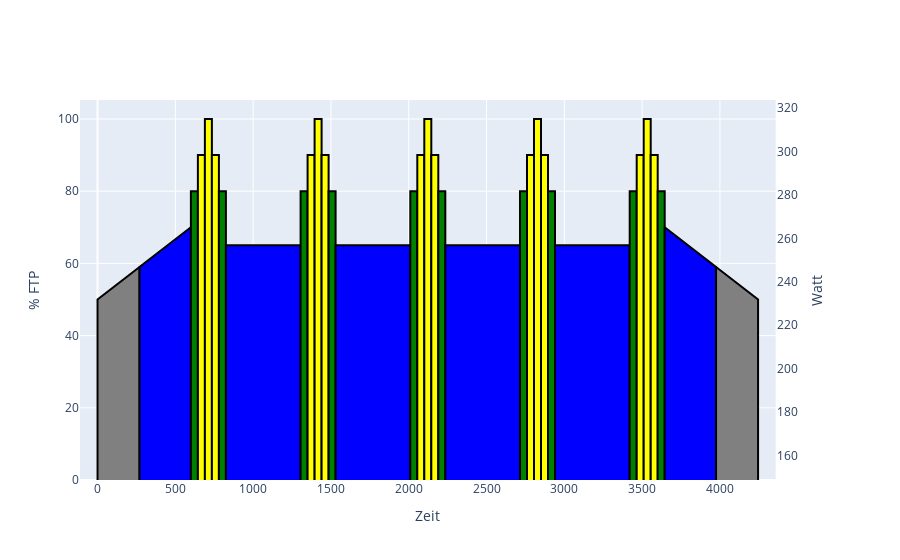

Here is the notebook cell this chart was saved with:
### Code cell
e = training('neues Workout', 'hier entseht ein neues workout')
e.add(600, [50,70])

e.add(45, 80)
e.add(45, 90)
e.add(45, 100)
e.add(45, 90)
e.add(45, 80)

for i in range(4):
    e.add(480, 65)

    e.add(45, 80)
    e.add(45, 90)
    e.add(45, 100)
    e.add(45, 90)
    e.add(45, 80)
    

e.add(600, [70,50])

e.plot()

### Figure 1 — Plotly figure (JSON) as saved in the notebook; plotly's stock layout.template omitted (floating-point values rounded to 4 significant figures)
{"data": [{"hoverinfo": "text", "marker": {"color": ["rgba(0,0,0,0)", "rgba(0,0,0,0)", "rgba(0,0,0,0)", "rgba(0,0,0,0)"]}, "mode": "markers", "showlegend": false, "text": ["ID: 0<br>270.0 sek <br>50 bis 59 % FTP<br>158 bis 186 w<br>", "ID: 0<br>270.0 sek <br>50 bis 59 % FTP<br>158 bis 186 w<br>", "ID: 0<br>270.0 sek <br>50 bis 59 % FTP<br>158 bis 186 w<br>", "ID: 0<br>270.0 sek <br>50 bis 59 % FTP<br>158 bis 186 w<br>"], "type": "scatter", "x": [135, 135, 135, 135], "y": [11.8, 23.6, 35.4, 47.2]}, {"fill": "tozeroy", "fillcolor": "grey", "hoverinfo": "text", "legendgroup": "grey", "line": {"color": "black"}, "mode": "lines", "showlegend": false, "text": "ID: 0<br>270.0 sek <br>50 bis 59 % FTP<br>158 bis 186 w<br>", "type": "scatter", "x": [0, 0, 270, 270], "xaxis": "x", "y": [0, 50, 59, 0], "yaxis": "y"}, {"hoverinfo": "none", "line": {"color": "rgba(0,0,0,0)"}, "mode": "lines", "showlegend": false, "type": "scatter", "x": [0, 270], "xaxis": "x", "y": [157.5, 185.8], "yaxis": "y2"}, {"hoverinfo": "text", "marker": {"color": ["rgba(0,0,0,0)", "rgba(0,0,0,0)", "rgba(0,0,0,0)", "rgba(0,0,0,0)"]}, "mode": "markers", "showlegend": false, "text": ["ID: 0<br>330.0 sek <br>59 bis 70 % FTP<br>186 bis 220 w<br>", "ID: 0<br>330.0 sek <br>59 bis 70 % FTP<br>186 bis 220 w<br>", "ID: 0<br>330.0 sek <br>59 bis 70 % FTP<br>186 bis 220 w<br>", "ID: 0<br>330.0 sek <br>59 bis 70 % FTP<br>186 bis 220 w<br>"], "type": "scatter", "x": [435, 435, 435, 435], "y": [14, 28, 42, 56]}, {"fill": "tozeroy", "fillcolor": "blue", "hoverinfo": "text", "legendgroup": "blue", "line": {"color": "black"}, "mode": "lines", "showlegend": false, "text": "ID: 0<br>330.0 sek <br>59 bis 70 % FTP<br>186 bis 220 w<br>", "type": "scatter", "x": [270, 270, 600, 600], "xaxis": "x", "y": [0, 59, 70, 0], "yaxis": "y"}, {"hoverinfo": "none", "line": {"color": "rgba(0,0,0,0)"}, "mode": "lines", "showlegend": false, "type": "scatter", "x": [270, 600], "xaxis": "x", "y": [185.8, 220.5], "yaxis": "y2"}, {"hoverinfo": "text", "marker": {"color": ["rgba(0,0,0,0)", "rgba(0,0,0,0)", "rgba(0,0,0,0)", "rgba(0,0,0,0)"]}, "mode": "markers", "showlegend": false, "text": ["ID: 1<br>45 sek <br>80 % FTP<br>252 w<br>", "ID: 1<br>45 sek <br>80 % FTP<br>252 w<br>", "ID: 1<br>45 sek <br>80 % FTP<br>252 w<br>", "ID: 1<br>45 sek <br>80 % FTP<br>252 w<br>"], "type": "scatter", "x": [622.5, 622.5, 622.5, 622.5], "y": [16, 32, 48, 64]}, {"fill": "tozeroy", "fillcolor": "green", "hoverinfo": "text", "legendgroup": "green", "line": {"color": "black"}, "mode": "lines", "showlegend": false, "text": "ID: 1<br>45 sek <br>80 % FTP<br>252 w<br>", "type": "scatter", "x": [600, 600, 645, 645], "xaxis": "x", "y": [0, 80, 80, 0], "yaxis": "y"}, {"hoverinfo": "none", "line": {"color": "rgba(0,0,0,0)"}, "mode": "lines", "showlegend": false, "type": "scatter", "x": [600, 645], "xaxis": "x", "y": [252, 252], "yaxis": "y2"}, {"hoverinfo": "text", "marker": {"color": ["rgba(0,0,0,0)", "rgba(0,0,0,0)", "rgba(0,0,0,0)", "rgba(0,0,0,0)"]}, "mode": "markers", "showlegend": false, "text": ["ID: 2<br>45 sek <br>90 % FTP<br>284 w<br>", "ID: 2<br>45 sek <br>90 % FTP<br>284 w<br>", "ID: 2<br>45 sek <br>90 % FTP<br>284 w<br>", "ID: 2<br>45 sek <br>90 % FTP<br>284 w<br>"], "type": "scatter", "x": [667.5, 667.5, 667.5, 667.5], "y": [18, 36, 54, 72]}, {"fill": "tozeroy", "fillcolor": "yellow", "hoverinfo": "text", "legendgroup": "yellow", "line": {"color": "black"}, "mode": "lines", "showlegend": false, "text": "ID: 2<br>45 sek <br>90 % FTP<br>284 w<br>", "type": "scatter", "x": [645, 645, 690, 690], "xaxis": "x", "y": [0, 90, 90, 0], "yaxis": "y"}, {"hoverinfo": "none", "line": {"color": "rgba(0,0,0,0)"}, "mode": "lines", "showlegend": false, "type": "scatter", "x": [645, 690], "xaxis": "x", "y": [283.5, 283.5], "yaxis": "y2"}, {"hoverinfo": "text", "marker": {"color": ["rgba(0,0,0,0)", "rgba(0,0,0,0)", "rgba(0,0,0,0)", "rgba(0,0,0,0)"]}, "mode": "markers", "showlegend": false, "text": ["ID: 3<br>45 sek <br>100 % FTP<br>315 w<br>", "ID: 3<br>45 sek <br>100 % FTP<br>315 w<br>", "ID: 3<br>45 sek <br>100 % FTP<br>315 w<br>", "ID: 3<br>45 sek <br>100 % FTP<br>315 w<br>"], "type": "scatter", "x": [712.5, 712.5, 712.5, 712.5], "y": [20, 40, 60, 80]}, {"fill": "tozeroy", "fillcolor": "yellow", "hoverinfo": "text", "legendgroup": "yellow", "line": {"color": "black"}, "mode": "lines", "showlegend": false, "text": "ID: 3<br>45 sek <br>100 % FTP<br>315 w<br>", "type": "scatter", "x": [690, 690, 735, 735], "xaxis": "x", "y": [0, 100, 100, 0], "yaxis": "y"}, {"hoverinfo": "none", "line": {"color": "rgba(0,0,0,0)"}, "mode": "lines", "showlegend": false, "type": "scatter", "x": [690, 735], "xaxis": "x", "y": [315, 315], "yaxis": "y2"}, {"hoverinfo": "text", "marker": {"color": ["rgba(0,0,0,0)", "rgba(0,0,0,0)", "rgba(0,0,0,0)", "rgba(0,0,0,0)"]}, "mode": "markers", "showlegend": false, "text": ["ID: 4<br>45 sek <br>90 % FTP<br>284 w<br>", "ID: 4<br>45 sek <br>90 % FTP<br>284 w<br>", "ID: 4<br>45 sek <br>90 % FTP<br>284 w<br>", "ID: 4<br>45 sek <br>90 % FTP<br>284 w<br>"], "type": "scatter", "x": [757.5, 757.5, 757.5, 757.5], "y": [18, 36, 54, 72]}, {"fill": "tozeroy", "fillcolor": "yellow", "hoverinfo": "text", "legendgroup": "yellow", "line": {"color": "black"}, "mode": "lines", "showlegend": false, "text": "ID: 4<br>45 sek <br>90 % FTP<br>284 w<br>", "type": "scatter", "x": [735, 735, 780, 780], "xaxis": "x", "y": [0, 90, 90, 0], "yaxis": "y"}, {"hoverinfo": "none", "line": {"color": "rgba(0,0,0,0)"}, "mode": "lines", "showlegend": false, "type": "scatter", "x": [735, 780], "xaxis": "x", "y": [283.5, 283.5], "yaxis": "y2"}, {"hoverinfo": "text", "marker": {"color": ["rgba(0,0,0,0)", "rgba(0,0,0,0)", "rgba(0,0,0,0)", "rgba(0,0,0,0)"]}, "mode": "markers", "showlegend": false, "text": ["ID: 5<br>45 sek <br>80 % FTP<br>252 w<br>", "ID: 5<br>45 sek <br>80 % FTP<br>252 w<br>", "ID: 5<br>45 sek <br>80 % FTP<br>252 w<br>", "ID: 5<br>45 sek <br>80 % FTP<br>252 w<br>"], "type": "scatter", "x": [802.5, 802.5, 802.5, 802.5], "y": [16, 32, 48, 64]}, {"fill": "tozeroy", "fillcolor": "green", "hoverinfo": "text", "legendgroup": "green", "line": {"color": "black"}, "mode": "lines", "showlegend": false, "text": "ID: 5<br>45 sek <br>80 % FTP<br>252 w<br>", "type": "scatter", "x": [780, 780, 825, 825], "xaxis": "x", "y": [0, 80, 80, 0], "yaxis": "y"}, {"hoverinfo": "none", "line": {"color": "rgba(0,0,0,0)"}, "mode": "lines", "showlegend": false, "type": "scatter", "x": [780, 825], "xaxis": "x", "y": [252, 252], "yaxis": "y2"}, {"hoverinfo": "text", "marker": {"color": ["rgba(0,0,0,0)", "rgba(0,0,0,0)", "rgba(0,0,0,0)", "rgba(0,0,0,0)"]}, "mode": "markers", "showlegend": false, "text": ["ID: 6<br>480 sek <br>65 % FTP<br>205 w<br>", "ID: 6<br>480 sek <br>65 % FTP<br>205 w<br>", "ID: 6<br>480 sek <br>65 % FTP<br>205 w<br>", "ID: 6<br>480 sek <br>65 % FTP<br>205 w<br>"], "type": "scatter", "x": [1065, 1065, 1065, 1065], "y": [13, 26, 39, 52]}, {"fill": "tozeroy", "fillcolor": "blue", "hoverinfo": "text", "legendgroup": "blue", "line": {"color": "black"}, "mode": "lines", "showlegend": false, "text": "ID: 6<br>480 sek <br>65 % FTP<br>205 w<br>", "type": "scatter", "x": [825, 825, 1305, 1305], "xaxis": "x", "y": [0, 65, 65, 0], "yaxis": "y"}, {"hoverinfo": "none", "line": {"color": "rgba(0,0,0,0)"}, "mode": "lines", "showlegend": false, "type": "scatter", "x": [825, 1305], "xaxis": "x", "y": [204.8, 204.8], "yaxis": "y2"}, {"hoverinfo": "text", "marker": {"color": ["rgba(0,0,0,0)", "rgba(0,0,0,0)", "rgba(0,0,0,0)", "rgba(0,0,0,0)"]}, "mode": "markers", "showlegend": false, "text": ["ID: 7<br>45 sek <br>80 % FTP<br>252 w<br>", "ID: 7<br>45 sek <br>80 % FTP<br>252 w<br>", "ID: 7<br>45 sek <br>80 % FTP<br>252 w<br>", "ID: 7<br>45 sek <br>80 % FTP<br>252 w<br>"], "type": "scatter", "x": [1328.0, 1328.0, 1328.0, 1328.0], "y": [16, 32, 48, 64]}, {"fill": "tozeroy", "fillcolor": "green", "hoverinfo": "text", "legendgroup": "green", "line": {"color": "black"}, "mode": "lines", "showlegend": false, "text": "ID: 7<br>45 sek <br>80 % FTP<br>252 w<br>", "type": "scatter", "x": [1305, 1305, 1350, 1350], "xaxis": "x", "y": [0, 80, 80, 0], "yaxis": "y"}, {"hoverinfo": "none", "line": {"color": "rgba(0,0,0,0)"}, "mode": "lines", "showlegend": false, "type": "scatter", "x": [1305, 1350], "xaxis": "x", "y": [252, 252], "yaxis": "y2"}, {"hoverinfo": "text", "marker": {"color": ["rgba(0,0,0,0)", "rgba(0,0,0,0)", "rgba(0,0,0,0)", "rgba(0,0,0,0)"]}, "mode": "markers", "showlegend": false, "text": ["ID: 8<br>45 sek <br>90 % FTP<br>284 w<br>", "ID: 8<br>45 sek <br>90 % FTP<br>284 w<br>", "ID: 8<br>45 sek <br>90 % FTP<br>284 w<br>", "ID: 8<br>45 sek <br>90 % FTP<br>284 w<br>"], "type": "scatter", "x": [1372.0, 1372.0, 1372.0, 1372.0], "y": [18, 36, 54, 72]}, {"fill": "tozeroy", "fillcolor": "yellow", "hoverinfo": "text", "legendgroup": "yellow", "line": {"color": "black"}, "mode": "lines", "showlegend": false, "text": "ID: 8<br>45 sek <br>90 % FTP<br>284 w<br>", "type": "scatter", "x": [1350, 1350, 1395, 1395], "xaxis": "x", "y": [0, 90, 90, 0], "yaxis": "y"}, {"hoverinfo": "none", "line": {"color": "rgba(0,0,0,0)"}, "mode": "lines", "showlegend": false, "type": "scatter", "x": [1350, 1395], "xaxis": "x", "y": [283.5, 283.5], "yaxis": "y2"}, {"hoverinfo": "text", "marker": {"color": ["rgba(0,0,0,0)", "rgba(0,0,0,0)", "rgba(0,0,0,0)", "rgba(0,0,0,0)"]}, "mode": "markers", "showlegend": false, "text": ["ID: 9<br>45 sek <br>100 % FTP<br>315 w<br>", "ID: 9<br>45 sek <br>100 % FTP<br>315 w<br>", "ID: 9<br>45 sek <br>100 % FTP<br>315 w<br>", "ID: 9<br>45 sek <br>100 % FTP<br>315 w<br>"], "type": "scatter", "x": [1418.0, 1418.0, 1418.0, 1418.0], "y": [20, 40, 60, 80]}, {"fill": "tozeroy", "fillcolor": "yellow", "hoverinfo": "text", "legendgroup": "yellow", "line": {"color": "black"}, "mode": "lines", "showlegend": false, "text": "ID: 9<br>45 sek <br>100 % FTP<br>315 w<br>", "type": "scatter", "x": [1395, 1395, 1440, 1440], "xaxis": "x", "y": [0, 100, 100, 0], "yaxis": "y"}, {"hoverinfo": "none", "line": {"color": "rgba(0,0,0,0)"}, "mode": "lines", "showlegend": false, "type": "scatter", "x": [1395, 1440], "xaxis": "x", "y": [315, 315], "yaxis": "y2"}, {"hoverinfo": "text", "marker": {"color": ["rgba(0,0,0,0)", "rgba(0,0,0,0)", "rgba(0,0,0,0)", "rgba(0,0,0,0)"]}, "mode": "markers", "showlegend": false, "text": ["ID: 10<br>45 sek <br>90 % FTP<br>284 w<br>", "ID: 10<br>45 sek <br>90 % FTP<br>284 w<br>", "ID: 10<br>45 sek <br>90 % FTP<br>284 w<br>", "ID: 10<br>45 sek <br>90 % FTP<br>284 w<br>"], "type": "scatter", "x": [1462.0, 1462.0, 1462.0, 1462.0], "y": [18, 36, 54, 72]}, {"fill": "tozeroy", "fillcolor": "yellow", "hoverinfo": "text", "legendgroup": "yellow", "line": {"color": "black"}, "mode": "lines", "showlegend": false, "text": "ID: 10<br>45 sek <br>90 % FTP<br>284 w<br>", "type": "scatter", "x": [1440, 1440, 1485, 1485], "xaxis": "x", "y": [0, 90, 90, 0], "yaxis": "y"}, {"hoverinfo": "none", "line": {"color": "rgba(0,0,0,0)"}, "mode": "lines", "showlegend": false, "type": "scatter", "x": [1440, 1485], "xaxis": "x", "y": [283.5, 283.5], "yaxis": "y2"}, {"hoverinfo": "text", "marker": {"color": ["rgba(0,0,0,0)", "rgba(0,0,0,0)", "rgba(0,0,0,0)", "rgba(0,0,0,0)"]}, "mode": "markers", "showlegend": false, "text": ["ID: 11<br>45 sek <br>80 % FTP<br>252 w<br>", "ID: 11<br>45 sek <br>80 % FTP<br>252 w<br>", "ID: 11<br>45 sek <br>80 % FTP<br>252 w<br>", "ID: 11<br>45 sek <br>80 % FTP<br>252 w<br>"], "type": "scatter", "x": [1508.0, 1508.0, 1508.0, 1508.0], "y": [16, 32, 48, 64]}, {"fill": "tozeroy", "fillcolor": "green", "hoverinfo": "text", "legendgroup": "green", "line": {"color": "black"}, "mode": "lines", "showlegend": false, "text": "ID: 11<br>45 sek <br>80 % FTP<br>252 w<br>", "type": "scatter", "x": [1485, 1485, 1530, 1530], "xaxis": "x", "y": [0, 80, 80, 0], "yaxis": "y"}, {"hoverinfo": "none", "line": {"color": "rgba(0,0,0,0)"}, "mode": "lines", "showlegend": false, "type": "scatter", "x": [1485, 1530], "xaxis": "x", "y": [252, 252], "yaxis": "y2"}, {"hoverinfo": "text", "marker": {"color": ["rgba(0,0,0,0)", "rgba(0,0,0,0)", "rgba(0,0,0,0)", "rgba(0,0,0,0)"]}, "mode": "markers", "showlegend": false, "text": ["ID: 12<br>480 sek <br>65 % FTP<br>205 w<br>", "ID: 12<br>480 sek <br>65 % FTP<br>205 w<br>", "ID: 12<br>480 sek <br>65 % FTP<br>205 w<br>", "ID: 12<br>480 sek <br>65 % FTP<br>205 w<br>"], "type": "scatter", "x": [1770, 1770, 1770, 1770], "y": [13, 26, 39, 52]}, {"fill": "tozeroy", "fillcolor": "blue", "hoverinfo": "text", "legendgroup": "blue", "line": {"color": "black"}, "mode": "lines", "showlegend": false, "text": "ID: 12<br>480 sek <br>65 % FTP<br>205 w<br>", "type": "scatter", "x": [1530, 1530, 2010, 2010], "xaxis": "x", "y": [0, 65, 65, 0], "yaxis": "y"}, {"hoverinfo": "none", "line": {"color": "rgba(0,0,0,0)"}, "mode": "lines", "showlegend": false, "type": "scatter", "x": [1530, 2010], "xaxis": "x", "y": [204.8, 204.8], "yaxis": "y2"}, {"hoverinfo": "text", "marker": {"color": ["rgba(0,0,0,0)", "rgba(0,0,0,0)", "rgba(0,0,0,0)", "rgba(0,0,0,0)"]}, "mode": "markers", "showlegend": false, "text": ["ID: 13<br>45 sek <br>80 % FTP<br>252 w<br>", "ID: 13<br>45 sek <br>80 % FTP<br>252 w<br>", "ID: 13<br>45 sek <br>80 % FTP<br>252 w<br>", "ID: 13<br>45 sek <br>80 % FTP<br>252 w<br>"], "type": "scatter", "x": [2032.0, 2032.0, 2032.0, 2032.0], "y": [16, 32, 48, 64]}, {"fill": "tozeroy", "fillcolor": "green", "hoverinfo": "text", "legendgroup": "green", "line": {"color": "black"}, "mode": "lines", "showlegend": false, "text": "ID: 13<br>45 sek <br>80 % FTP<br>252 w<br>", "type": "scatter", "x": [2010, 2010, 2055, 2055], "xaxis": "x", "y": [0, 80, 80, 0], "yaxis": "y"}, {"hoverinfo": "none", "line": {"color": "rgba(0,0,0,0)"}, "mode": "lines", "showlegend": false, "type": "scatter", "x": [2010, 2055], "xaxis": "x", "y": [252, 252], "yaxis": "y2"}, {"hoverinfo": "text", "marker": {"color": ["rgba(0,0,0,0)", "rgba(0,0,0,0)", "rgba(0,0,0,0)", "rgba(0,0,0,0)"]}, "mode": "markers", "showlegend": false, "text": ["ID: 14<br>45 sek <br>90 % FTP<br>284 w<br>", "ID: 14<br>45 sek <br>90 % FTP<br>284 w<br>", "ID: 14<br>45 sek <br>90 % FTP<br>284 w<br>", "ID: 14<br>45 sek <br>90 % FTP<br>284 w<br>"], "type": "scatter", "x": [2078.0, 2078.0, 2078.0, 2078.0], "y": [18, 36, 54, 72]}, {"fill": "tozeroy", "fillcolor": "yellow", "hoverinfo": "text", "legendgroup": "yellow", "line": {"color": "black"}, "mode": "lines", "showlegend": false, "text": "ID: 14<br>45 sek <br>90 % FTP<br>284 w<br>", "type": "scatter", "x": [2055, 2055, 2100, 2100], "xaxis": "x", "y": [0, 90, 90, 0], "yaxis": "y"}, {"hoverinfo": "none", "line": {"color": "rgba(0,0,0,0)"}, "mode": "lines", "showlegend": false, "type": "scatter", "x": [2055, 2100], "xaxis": "x", "y": [283.5, 283.5], "yaxis": "y2"}, {"hoverinfo": "text", "marker": {"color": ["rgba(0,0,0,0)", "rgba(0,0,0,0)", "rgba(0,0,0,0)", "rgba(0,0,0,0)"]}, "mode": "markers", "showlegend": false, "text": ["ID: 15<br>45 sek <br>100 % FTP<br>315 w<br>", "ID: 15<br>45 sek <br>100 % FTP<br>315 w<br>", "ID: 15<br>45 sek <br>100 % FTP<br>315 w<br>", "ID: 15<br>45 sek <br>100 % FTP<br>315 w<br>"], "type": "scatter", "x": [2122.0, 2122.0, 2122.0, 2122.0], "y": [20, 40, 60, 80]}, {"fill": "tozeroy", "fillcolor": "yellow", "hoverinfo": "text", "legendgroup": "yellow", "line": {"color": "black"}, "mode": "lines", "showlegend": false, "text": "ID: 15<br>45 sek <br>100 % FTP<br>315 w<br>", "type": "scatter", "x": [2100, 2100, 2145, 2145], "xaxis": "x", "y": [0, 100, 100, 0], "yaxis": "y"}, {"hoverinfo": "none", "line": {"color": "rgba(0,0,0,0)"}, "mode": "lines", "showlegend": false, "type": "scatter", "x": [2100, 2145], "xaxis": "x", "y": [315, 315], "yaxis": "y2"}, {"hoverinfo": "text", "marker": {"color": ["rgba(0,0,0,0)", "rgba(0,0,0,0)", "rgba(0,0,0,0)", "rgba(0,0,0,0)"]}, "mode": "markers", "showlegend": false, "text": ["ID: 16<br>45 sek <br>90 % FTP<br>284 w<br>", "ID: 16<br>45 sek <br>90 % FTP<br>284 w<br>", "ID: 16<br>45 sek <br>90 % FTP<br>284 w<br>", "ID: 16<br>45 sek <br>90 % FTP<br>284 w<br>"], "type": "scatter", "x": [2168.0, 2168.0, 2168.0, 2168.0], "y": [18, 36, 54, 72]}, {"fill": "tozeroy", "fillcolor": "yellow", "hoverinfo": "text", "legendgroup": "yellow", "line": {"color": "black"}, "mode": "lines", "showlegend": false, "text": "ID: 16<br>45 sek <br>90 % FTP<br>284 w<br>", "type": "scatter", "x": [2145, 2145, 2190, 2190], "xaxis": "x", "y": [0, 90, 90, 0], "yaxis": "y"}, {"hoverinfo": "none", "line": {"color": "rgba(0,0,0,0)"}, "mode": "lines", "showlegend": false, "type": "scatter", "x": [2145, 2190], "xaxis": "x", "y": [283.5, 283.5], "yaxis": "y2"}, {"hoverinfo": "text", "marker": {"color": ["rgba(0,0,0,0)", "rgba(0,0,0,0)", "rgba(0,0,0,0)", "rgba(0,0,0,0)"]}, "mode": "markers", "showlegend": false, "text": ["ID: 17<br>45 sek <br>80 % FTP<br>252 w<br>", "ID: 17<br>45 sek <br>80 % FTP<br>252 w<br>", "ID: 17<br>45 sek <br>80 % FTP<br>252 w<br>", "ID: 17<br>45 sek <br>80 % FTP<br>252 w<br>"], "type": "scatter", "x": [2212.0, 2212.0, 2212.0, 2212.0], "y": [16, 32, 48, 64]}, {"fill": "tozeroy", "fillcolor": "green", "hoverinfo": "text", "legendgroup": "green", "line": {"color": "black"}, "mode": "lines", "showlegend": false, "text": "ID: 17<br>45 sek <br>80 % FTP<br>252 w<br>", "type": "scatter", "x": [2190, 2190, 2235, 2235], "xaxis": "x", "y": [0, 80, 80, 0], "yaxis": "y"}, {"hoverinfo": "none", "line": {"color": "rgba(0,0,0,0)"}, "mode": "lines", "showlegend": false, "type": "scatter", "x": [2190, 2235], "xaxis": "x", "y": [252, 252], "yaxis": "y2"}, {"hoverinfo": "text", "marker": {"color": ["rgba(0,0,0,0)", "rgba(0,0,0,0)", "rgba(0,0,0,0)", "rgba(0,0,0,0)"]}, "mode": "markers", "showlegend": false, "text": ["ID: 18<br>480 sek <br>65 % FTP<br>205 w<br>", "ID: 18<br>480 sek <br>65 % FTP<br>205 w<br>", "ID: 18<br>480 sek <br>65 % FTP<br>205 w<br>", "ID: 18<br>480 sek <br>65 % FTP<br>205 w<br>"], "type": "scatter", "x": [2475, 2475, 2475, 2475], "y": [13, 26, 39, 52]}, {"fill": "tozeroy", "fillcolor": "blue", "hoverinfo": "text", "legendgroup": "blue", "line": {"color": "black"}, "mode": "lines", "showlegend": false, "text": "ID: 18<br>480 sek <br>65 % FTP<br>205 w<br>", "type": "scatter", "x": [2235, 2235, 2715, 2715], "xaxis": "x", "y": [0, 65, 65, 0], "yaxis": "y"}, {"hoverinfo": "none", "line": {"color": "rgba(0,0,0,0)"}, "mode": "lines", "showlegend": false, "type": "scatter", "x": [2235, 2715], "xaxis": "x", "y": [204.8, 204.8], "yaxis": "y2"}, {"hoverinfo": "text", "marker": {"color": ["rgba(0,0,0,0)", "rgba(0,0,0,0)", "rgba(0,0,0,0)", "rgba(0,0,0,0)"]}, "mode": "markers", "showlegend": false, "text": ["ID: 19<br>45 sek <br>80 % FTP<br>252 w<br>", "ID: 19<br>45 sek <br>80 % FTP<br>252 w<br>", "ID: 19<br>45 sek <br>80 % FTP<br>252 w<br>", "ID: 19<br>45 sek <br>80 % FTP<br>252 w<br>"], "type": "scatter", "x": [2738.0, 2738.0, 2738.0, 2738.0], "y": [16, 32, 48, 64]}, {"fill": "tozeroy", "fillcolor": "green", "hoverinfo": "text", "legendgroup": "green", "line": {"color": "black"}, "mode": "lines", "showlegend": false, "text": "ID: 19<br>45 sek <br>80 % FTP<br>252 w<br>", "type": "scatter", "x": [2715, 2715, 2760, 2760], "xaxis": "x", "y": [0, 80, 80, 0], "yaxis": "y"}, {"hoverinfo": "none", "line": {"color": "rgba(0,0,0,0)"}, "mode": "lines", "showlegend": false, "type": "scatter", "x": [2715, 2760], "xaxis": "x", "y": [252, 252], "yaxis": "y2"}, {"hoverinfo": "text", "marker": {"color": ["rgba(0,0,0,0)", "rgba(0,0,0,0)", "rgba(0,0,0,0)", "rgba(0,0,0,0)"]}, "mode": "markers", "showlegend": false, "text": ["ID: 20<br>45 sek <br>90 % FTP<br>284 w<br>", "ID: 20<br>45 sek <br>90 % FTP<br>284 w<br>", "ID: 20<br>45 sek <br>90 % FTP<br>284 w<br>", "ID: 20<br>45 sek <br>90 % FTP<br>284 w<br>"], "type": "scatter", "x": [2782.0, 2782.0, 2782.0, 2782.0], "y": [18, 36, 54, 72]}, {"fill": "tozeroy", "fillcolor": "yellow", "hoverinfo": "text", "legendgroup": "yellow", "line": {"color": "black"}, "mode": "lines", "showlegend": false, "text": "ID: 20<br>45 sek <br>90 % FTP<br>284 w<br>", "type": "scatter", "x": [2760, 2760, 2805, 2805], "xaxis": "x", "y": [0, 90, 90, 0], "yaxis": "y"}, {"hoverinfo": "none", "line": {"color": "rgba(0,0,0,0)"}, "mode": "lines", "showlegend": false, "type": "scatter", "x": [2760, 2805], "xaxis": "x", "y": [283.5, 283.5], "yaxis": "y2"}, {"hoverinfo": "text", "marker": {"color": ["rgba(0,0,0,0)", "rgba(0,0,0,0)", "rgba(0,0,0,0)", "rgba(0,0,0,0)"]}, "mode": "markers", "showlegend": false, "text": ["ID: 21<br>45 sek <br>100 % FTP<br>315 w<br>", "ID: 21<br>45 sek <br>100 % FTP<br>315 w<br>", "ID: 21<br>45 sek <br>100 % FTP<br>315 w<br>", "ID: 21<br>45 sek <br>100 % FTP<br>315 w<br>"], "type": "scatter", "x": [2828.0, 2828.0, 2828.0, 2828.0], "y": [20, 40, 60, 80]}, {"fill": "tozeroy", "fillcolor": "yellow", "hoverinfo": "text", "legendgroup": "yellow", "line": {"color": "black"}, "mode": "lines", "showlegend": false, "text": "ID: 21<br>45 sek <br>100 % FTP<br>315 w<br>", "type": "scatter", "x": [2805, 2805, 2850, 2850], "xaxis": "x", "y": [0, 100, 100, 0], "yaxis": "y"}, {"hoverinfo": "none", "line": {"color": "rgba(0,0,0,0)"}, "mode": "lines", "showlegend": false, "type": "scatter", "x": [2805, 2850], "xaxis": "x", "y": [315, 315], "yaxis": "y2"}, {"hoverinfo": "text", "marker": {"color": ["rgba(0,0,0,0)", "rgba(0,0,0,0)", "rgba(0,0,0,0)", "rgba(0,0,0,0)"]}, "mode": "markers", "showlegend": false, "text": ["ID: 22<br>45 sek <br>90 % FTP<br>284 w<br>", "ID: 22<br>45 sek <br>90 % FTP<br>284 w<br>", "ID: 22<br>45 sek <br>90 % FTP<br>284 w<br>", "ID: 22<br>45 sek <br>90 % FTP<br>284 w<br>"], "type": "scatter", "x": [2872.0, 2872.0, 2872.0, 2872.0], "y": [18, 36, 54, 72]}, {"fill": "tozeroy", "fillcolor": "yellow", "hoverinfo": "text", "legendgroup": "yellow", "line": {"color": "black"}, "mode": "lines", "showlegend": false, "text": "ID: 22<br>45 sek <br>90 % FTP<br>284 w<br>", "type": "scatter", "x": [2850, 2850, 2895, 2895], "xaxis": "x", "y": [0, 90, 90, 0], "yaxis": "y"}, {"hoverinfo": "none", "line": {"color": "rgba(0,0,0,0)"}, "mode": "lines", "showlegend": false, "type": "scatter", "x": [2850, 2895], "xaxis": "x", "y": [283.5, 283.5], "yaxis": "y2"}, {"hoverinfo": "text", "marker": {"color": ["rgba(0,0,0,0)", "rgba(0,0,0,0)", "rgba(0,0,0,0)", "rgba(0,0,0,0)"]}, "mode": "markers", "showlegend": false, "text": ["ID: 23<br>45 sek <br>80 % FTP<br>252 w<br>", "ID: 23<br>45 sek <br>80 % FTP<br>252 w<br>", "ID: 23<br>45 sek <br>80 % FTP<br>252 w<br>", "ID: 23<br>45 sek <br>80 % FTP<br>252 w<br>"], "type": "scatter", "x": [2918.0, 2918.0, 2918.0, 2918.0], "y": [16, 32, 48, 64]}, {"fill": "tozeroy", "fillcolor": "green", "hoverinfo": "text", "legendgroup": "green", "line": {"color": "black"}, "mode": "lines", "showlegend": false, "text": "ID: 23<br>45 sek <br>80 % FTP<br>252 w<br>", "type": "scatter", "x": [2895, 2895, 2940, 2940], "xaxis": "x", "y": [0, 80, 80, 0], "yaxis": "y"}, {"hoverinfo": "none", "line": {"color": "rgba(0,0,0,0)"}, "mode": "lines", "showlegend": false, "type": "scatter", "x": [2895, 2940], "xaxis": "x", "y": [252, 252], "yaxis": "y2"}, {"hoverinfo": "text", "marker": {"color": ["rgba(0,0,0,0)", "rgba(0,0,0,0)", "rgba(0,0,0,0)", "rgba(0,0,0,0)"]}, "mode": "markers", "showlegend": false, "text": ["ID: 24<br>480 sek <br>65 % FTP<br>205 w<br>", "ID: 24<br>480 sek <br>65 % FTP<br>205 w<br>", "ID: 24<br>480 sek <br>65 % FTP<br>205 w<br>", "ID: 24<br>480 sek <br>65 % FTP<br>205 w<br>"], "type": "scatter", "x": [3180, 3180, 3180, 3180], "y": [13, 26, 39, 52]}, {"fill": "tozeroy", "fillcolor": "blue", "hoverinfo": "text", "legendgroup": "blue", "line": {"color": "black"}, "mode": "lines", "showlegend": false, "text": "ID: 24<br>480 sek <br>65 % FTP<br>205 w<br>", "type": "scatter", "x": [2940, 2940, 3420, 3420], "xaxis": "x", "y": [0, 65, 65, 0], "yaxis": "y"}, {"hoverinfo": "none", "line": {"color": "rgba(0,0,0,0)"}, "mode": "lines", "showlegend": false, "type": "scatter", "x": [2940, 3420], "xaxis": "x", "y": [204.8, 204.8], "yaxis": "y2"}, {"hoverinfo": "text", "marker": {"color": ["rgba(0,0,0,0)", "rgba(0,0,0,0)", "rgba(0,0,0,0)", "rgba(0,0,0,0)"]}, "mode": "markers", "showlegend": false, "text": ["ID: 25<br>45 sek <br>80 % FTP<br>252 w<br>", "ID: 25<br>45 sek <br>80 % FTP<br>252 w<br>", "ID: 25<br>45 sek <br>80 % FTP<br>252 w<br>", "ID: 25<br>45 sek <br>80 % FTP<br>252 w<br>"], "type": "scatter", "x": [3442.0, 3442.0, 3442.0, 3442.0], "y": [16, 32, 48, 64]}, {"fill": "tozeroy", "fillcolor": "green", "hoverinfo": "text", "legendgroup": "green", "line": {"color": "black"}, "mode": "lines", "showlegend": false, "text": "ID: 25<br>45 sek <br>80 % FTP<br>252 w<br>", "type": "scatter", "x": [3420, 3420, 3465, 3465], "xaxis": "x", "y": [0, 80, 80, 0], "yaxis": "y"}, {"hoverinfo": "none", "line": {"color": "rgba(0,0,0,0)"}, "mode": "lines", "showlegend": false, "type": "scatter", "x": [3420, 3465], "xaxis": "x", "y": [252, 252], "yaxis": "y2"}, {"hoverinfo": "text", "marker": {"color": ["rgba(0,0,0,0)", "rgba(0,0,0,0)", "rgba(0,0,0,0)", "rgba(0,0,0,0)"]}, "mode": "markers", "showlegend": false, "text": ["ID: 26<br>45 sek <br>90 % FTP<br>284 w<br>", "ID: 26<br>45 sek <br>90 % FTP<br>284 w<br>", "ID: 26<br>45 sek <br>90 % FTP<br>284 w<br>", "ID: 26<br>45 sek <br>90 % FTP<br>284 w<br>"], "type": "scatter", "x": [3488.0, 3488.0, 3488.0, 3488.0], "y": [18, 36, 54, 72]}, {"fill": "tozeroy", "fillcolor": "yellow", "hoverinfo": "text", "legendgroup": "yellow", "line": {"color": "black"}, "mode": "lines", "showlegend": false, "text": "ID: 26<br>45 sek <br>90 % FTP<br>284 w<br>", "type": "scatter", "x": [3465, 3465, 3510, 3510], "xaxis": "x", "y": [0, 90, 90, 0], "yaxis": "y"}, {"hoverinfo": "none", "line": {"color": "rgba(0,0,0,0)"}, "mode": "lines", "showlegend": false, "type": "scatter", "x": [3465, 3510], "xaxis": "x", "y": [283.5, 283.5], "yaxis": "y2"}, {"hoverinfo": "text", "marker": {"color": ["rgba(0,0,0,0)", "rgba(0,0,0,0)", "rgba(0,0,0,0)", "rgba(0,0,0,0)"]}, "mode": "markers", "showlegend": false, "text": ["ID: 27<br>45 sek <br>100 % FTP<br>315 w<br>", "ID: 27<br>45 sek <br>100 % FTP<br>315 w<br>", "ID: 27<br>45 sek <br>100 % FTP<br>315 w<br>", "ID: 27<br>45 sek <br>100 % FTP<br>315 w<br>"], "type": "scatter", "x": [3532.0, 3532.0, 3532.0, 3532.0], "y": [20, 40, 60, 80]}, {"fill": "tozeroy", "fillcolor": "yellow", "hoverinfo": "text", "legendgroup": "yellow", "line": {"color": "black"}, "mode": "lines", "showlegend": false, "text": "ID: 27<br>45 sek <br>100 % FTP<br>315 w<br>", "type": "scatter", "x": [3510, 3510, 3555, 3555], "xaxis": "x", "y": [0, 100, 100, 0], "yaxis": "y"}, {"hoverinfo": "none", "line": {"color": "rgba(0,0,0,0)"}, "mode": "lines", "showlegend": false, "type": "scatter", "x": [3510, 3555], "xaxis": "x", "y": [315, 315], "yaxis": "y2"}, {"hoverinfo": "text", "marker": {"color": ["rgba(0,0,0,0)", "rgba(0,0,0,0)", "rgba(0,0,0,0)", "rgba(0,0,0,0)"]}, "mode": "markers", "showlegend": false, "text": ["ID: 28<br>45 sek <br>90 % FTP<br>284 w<br>", "ID: 28<br>45 sek <br>90 % FTP<br>284 w<br>", "ID: 28<br>45 sek <br>90 % FTP<br>284 w<br>", "ID: 28<br>45 sek <br>90 % FTP<br>284 w<br>"], "type": "scatter", "x": [3578.0, 3578.0, 3578.0, 3578.0], "y": [18, 36, 54, 72]}, {"fill": "tozeroy", "fillcolor": "yellow", "hoverinfo": "text", "legendgroup": "yellow", "line": {"color": "black"}, "mode": "lines", "showlegend": false, "text": "ID: 28<br>45 sek <br>90 % FTP<br>284 w<br>", "type": "scatter", "x": [3555, 3555, 3600, 3600], "xaxis": "x", "y": [0, 90, 90, 0], "yaxis": "y"}, {"hoverinfo": "none", "line": {"color": "rgba(0,0,0,0)"}, "mode": "lines", "showlegend": false, "type": "scatter", "x": [3555, 3600], "xaxis": "x", "y": [283.5, 283.5], "yaxis": "y2"}, {"hoverinfo": "text", "marker": {"color": ["rgba(0,0,0,0)", "rgba(0,0,0,0)", "rgba(0,0,0,0)", "rgba(0,0,0,0)"]}, "mode": "markers", "showlegend": false, "text": ["ID: 29<br>45 sek <br>80 % FTP<br>252 w<br>", "ID: 29<br>45 sek <br>80 % FTP<br>252 w<br>", "ID: 29<br>45 sek <br>80 % FTP<br>252 w<br>", "ID: 29<br>45 sek <br>80 % FTP<br>252 w<br>"], "type": "scatter", "x": [3622.0, 3622.0, 3622.0, 3622.0], "y": [16, 32, 48, 64]}, {"fill": "tozeroy", "fillcolor": "green", "hoverinfo": "text", "legendgroup": "green", "line": {"color": "black"}, "mode": "lines", "showlegend": false, "text": "ID: 29<br>45 sek <br>80 % FTP<br>252 w<br>", "type": "scatter", "x": [3600, 3600, 3645, 3645], "xaxis": "x", "y": [0, 80, 80, 0], "yaxis": "y"}, {"hoverinfo": "none", "line": {"color": "rgba(0,0,0,0)"}, "mode": "lines", "showlegend": false, "type": "scatter", "x": [3600, 3645], "xaxis": "x", "y": [252, 252], "yaxis": "y2"}, {"hoverinfo": "text", "marker": {"color": ["rgba(0,0,0,0)", "rgba(0,0,0,0)", "rgba(0,0,0,0)", "rgba(0,0,0,0)"]}, "mode": "markers", "showlegend": false, "text": ["ID: 30<br>330.0 sek <br>70 bis 59 % FTP<br>220 bis 186 w<br>", "ID: 30<br>330.0 sek <br>70 bis 59 % FTP<br>220 bis 186 w<br>", "ID: 30<br>330.0 sek <br>70 bis 59 % FTP<br>220 bis 186 w<br>", "ID: 30<br>330.0 sek <br>70 bis 59 % FTP<br>220 bis 186 w<br>"], "type": "scatter", "x": [3810, 3810, 3810, 3810], "y": [11.8, 23.6, 35.4, 47.2]}, {"fill": "tozeroy", "fillcolor": "blue", "hoverinfo": "text", "legendgroup": "blue", "line": {"color": "black"}, "mode": "lines", "showlegend": false, "text": "ID: 30<br>330.0 sek <br>70 bis 59 % FTP<br>220 bis 186 w<br>", "type": "scatter", "x": [3645, 3645, 3975, 3975], "xaxis": "x", "y": [0, 70, 59, 0], "yaxis": "y"}, {"hoverinfo": "none", "line": {"color": "rgba(0,0,0,0)"}, "mode": "lines", "showlegend": false, "type": "scatter", "x": [3645, 3975], "xaxis": "x", "y": [220.5, 185.8], "yaxis": "y2"}, {"hoverinfo": "text", "marker": {"color": ["rgba(0,0,0,0)", "rgba(0,0,0,0)", "rgba(0,0,0,0)", "rgba(0,0,0,0)"]}, "mode": "markers", "showlegend": false, "text": ["ID: 30<br>270.0 sek <br>59 bis 50 % FTP<br>186 bis 158 w<br>", "ID: 30<br>270.0 sek <br>59 bis 50 % FTP<br>186 bis 158 w<br>", "ID: 30<br>270.0 sek <br>59 bis 50 % FTP<br>186 bis 158 w<br>", "ID: 30<br>270.0 sek <br>59 bis 50 % FTP<br>186 bis 158 w<br>"], "type": "scatter", "x": [4110, 4110, 4110, 4110], "y": [10, 20, 30, 40]}, {"fill": "tozeroy", "fillcolor": "grey", "hoverinfo": "text", "legendgroup": "grey", "line": {"color": "black"}, "mode": "lines", "showlegend": false, "text": "ID: 30<br>270.0 sek <br>59 bis 50 % FTP<br>186 bis 158 w<br>", "type": "scatter", "x": [3975, 3975, 4245, 4245], "xaxis": "x", "y": [0, 59, 50, 0], "yaxis": "y"}, {"hoverinfo": "none", "line": {"color": "rgba(0,0,0,0)"}, "mode": "lines", "showlegend": false, "type": "scatter", "x": [3975, 4245], "xaxis": "x", "y": [185.8, 157.5], "yaxis": "y2"}], "layout": {"xaxis": {"anchor": "y", "domain": [0, 0.94], "title": {"text": "Zeit"}}, "yaxis": {"anchor": "x", "domain": [0, 1], "title": {"text": "% FTP"}}, "yaxis2": {"anchor": "x", "overlaying": "y", "showgrid": false, "side": "right", "title": {"text": "Watt"}}}}
